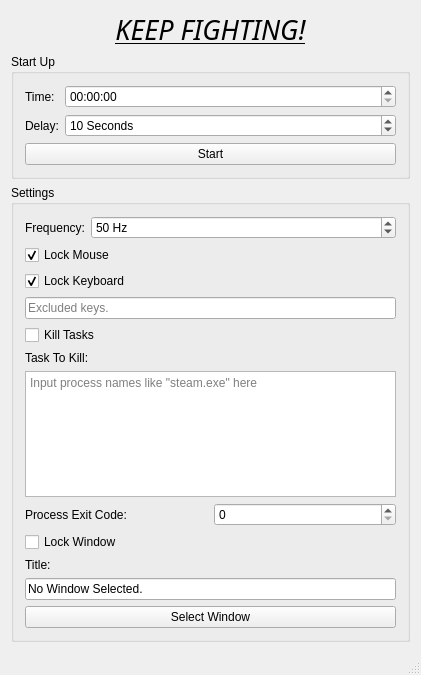
<?xml version="1.0" encoding="UTF-8"?>
<ui version="4.0">
 <class>MainWindowClass</class>
 <widget class="QMainWindow" name="MainWindowClass">
  <property name="geometry">
   <rect>
    <x>0</x>
    <y>0</y>
    <width>421</width>
    <height>675</height>
   </rect>
  </property>
  <property name="windowTitle">
   <string notr="true">Anti-Distraction</string>
  </property>
  <property name="windowIcon">
   <iconset resource="MainWindow.qrc">
    <normaloff>:/MainWindow/icon.ico</normaloff>:/MainWindow/icon.ico</iconset>
  </property>
  <widget class="QWidget" name="centralWidget">
   <layout class="QVBoxLayout" name="verticalLayout">
    <item>
     <widget class="QLabel" name="encourageText">
      <property name="enabled">
       <bool>true</bool>
      </property>
      <property name="font">
       <font>
        <family>Arial Black</family>
        <pointsize>20</pointsize>
        <weight>50</weight>
        <italic>true</italic>
        <bold>false</bold>
        <underline>true</underline>
        <strikeout>false</strikeout>
        <stylestrategy>PreferDefault</stylestrategy>
        <kerning>true</kerning>
       </font>
      </property>
      <property name="cursor">
       <cursorShape>ArrowCursor</cursorShape>
      </property>
      <property name="text">
       <string>KEEP FIGHTING!</string>
      </property>
      <property name="alignment">
       <set>Qt::AlignCenter</set>
      </property>
     </widget>
    </item>
    <item>
     <widget class="QGroupBox" name="groupBox">
      <property name="title">
       <string>Start Up</string>
      </property>
      <layout class="QVBoxLayout" name="verticalLayout_3">
       <item>
        <layout class="QFormLayout" name="formLayout">
         <item row="0" column="0">
          <widget class="QLabel" name="label">
           <property name="text">
            <string>Time:</string>
           </property>
          </widget>
         </item>
         <item row="0" column="1">
          <widget class="QTimeEdit" name="lastTimeEdit">
           <property name="displayFormat">
            <string notr="true">HH:mm:ss</string>
           </property>
           <property name="time">
            <time>
             <hour>0</hour>
             <minute>0</minute>
             <second>0</second>
            </time>
           </property>
          </widget>
         </item>
         <item row="1" column="0">
          <widget class="QLabel" name="label_2">
           <property name="text">
            <string>Delay:</string>
           </property>
          </widget>
         </item>
         <item row="1" column="1">
          <widget class="QSpinBox" name="delaySpinBox">
           <property name="suffix">
            <string> Seconds</string>
           </property>
           <property name="value">
            <number>10</number>
           </property>
          </widget>
         </item>
        </layout>
       </item>
       <item>
        <widget class="QPushButton" name="startPushButton">
         <property name="text">
          <string>Start</string>
         </property>
        </widget>
       </item>
      </layout>
     </widget>
    </item>
    <item>
     <widget class="QGroupBox" name="settingsGroup">
      <property name="title">
       <string>Settings</string>
      </property>
      <layout class="QVBoxLayout" name="verticalLayout_2">
       <item>
        <layout class="QFormLayout" name="formLayout_2">
         <item row="0" column="0">
          <widget class="QLabel" name="label_4">
           <property name="text">
            <string>Frequency:</string>
           </property>
          </widget>
         </item>
         <item row="0" column="1">
          <widget class="QSpinBox" name="frequencySpinBox">
           <property name="acceptDrops">
            <bool>false</bool>
           </property>
           <property name="suffix">
            <string> Hz</string>
           </property>
           <property name="minimum">
            <number>1</number>
           </property>
           <property name="maximum">
            <number>1000</number>
           </property>
           <property name="stepType">
            <enum>QAbstractSpinBox::DefaultStepType</enum>
           </property>
           <property name="value">
            <number>50</number>
           </property>
          </widget>
         </item>
        </layout>
       </item>
       <item>
        <widget class="QCheckBox" name="lockMouseCheckBox">
         <property name="text">
          <string>Lock Mouse</string>
         </property>
         <property name="checked">
          <bool>true</bool>
         </property>
        </widget>
       </item>
       <item>
        <widget class="QCheckBox" name="lockKeyboardCheckBox">
         <property name="text">
          <string>Lock Keyboard</string>
         </property>
         <property name="checked">
          <bool>true</bool>
         </property>
        </widget>
       </item>
       <item>
        <widget class="QLineEdit" name="excludedKeysLineEdit">
         <property name="placeholderText">
          <string>Excluded keys.</string>
         </property>
        </widget>
       </item>
       <item>
        <widget class="QCheckBox" name="killTaskCheckBox">
         <property name="text">
          <string>Kill Tasks</string>
         </property>
         <property name="checked">
          <bool>false</bool>
         </property>
        </widget>
       </item>
       <item>
        <widget class="QLabel" name="label_3">
         <property name="text">
          <string>Task To Kill:</string>
         </property>
        </widget>
       </item>
       <item>
        <widget class="QTextEdit" name="taskNameTextEdit">
         <property name="html">
          <string>&lt;!DOCTYPE HTML PUBLIC &quot;-//W3C//DTD HTML 4.0//EN&quot; &quot;http://www.w3.org/TR/REC-html40/strict.dtd&quot;&gt;
&lt;html&gt;&lt;head&gt;&lt;meta name=&quot;qrichtext&quot; content=&quot;1&quot; /&gt;&lt;style type=&quot;text/css&quot;&gt;
p, li { white-space: pre-wrap; }
&lt;/style&gt;&lt;/head&gt;&lt;body style=&quot; font-family:'SimSun'; font-size:9pt; font-weight:400; font-style:normal;&quot;&gt;
&lt;p style=&quot;-qt-paragraph-type:empty; margin-top:0px; margin-bottom:0px; margin-left:0px; margin-right:0px; -qt-block-indent:0; text-indent:0px;&quot;&gt;&lt;br /&gt;&lt;/p&gt;&lt;/body&gt;&lt;/html&gt;</string>
         </property>
         <property name="placeholderText">
          <string>Input process names like &quot;steam.exe&quot; here</string>
         </property>
        </widget>
       </item>
       <item>
        <layout class="QHBoxLayout" name="horizontalLayout">
         <item>
          <widget class="QLabel" name="label_5">
           <property name="text">
            <string>Process Exit Code:</string>
           </property>
          </widget>
         </item>
         <item>
          <widget class="QSpinBox" name="exitCodeSpinBox">
           <property name="maximum">
            <number>2147483647</number>
           </property>
          </widget>
         </item>
        </layout>
       </item>
       <item>
        <widget class="QCheckBox" name="lockWindowCheckBox">
         <property name="text">
          <string>Lock Window</string>
         </property>
        </widget>
       </item>
       <item>
        <widget class="QLabel" name="label_6">
         <property name="text">
          <string>Title:</string>
         </property>
        </widget>
       </item>
       <item>
        <widget class="QLineEdit" name="windowTitleLineEdit">
         <property name="text">
          <string>No Window Selected.</string>
         </property>
         <property name="readOnly">
          <bool>true</bool>
         </property>
        </widget>
       </item>
       <item>
        <widget class="QPushButton" name="selectWindowButton">
         <property name="text">
          <string>Select Window</string>
         </property>
        </widget>
       </item>
      </layout>
     </widget>
    </item>
   </layout>
  </widget>
  <widget class="QStatusBar" name="statusBar"/>
 </widget>
 <layoutdefault spacing="6" margin="11"/>
 <resources>
  <include location="MainWindow.qrc"/>
 </resources>
 <connections>
  <connection>
   <sender>startPushButton</sender>
   <signal>clicked()</signal>
   <receiver>MainWindowClass</receiver>
   <slot>startButtonClicked()</slot>
   <hints>
    <hint type="sourcelabel">
     <x>181</x>
     <y>115</y>
    </hint>
    <hint type="destinationlabel">
     <x>181</x>
     <y>270</y>
    </hint>
   </hints>
  </connection>
  <connection>
   <sender>selectWindowButton</sender>
   <signal>clicked()</signal>
   <receiver>MainWindowClass</receiver>
   <slot>selectWindowButtonClicked()</slot>
   <hints>
    <hint type="sourcelabel">
     <x>210</x>
     <y>595</y>
    </hint>
    <hint type="destinationlabel">
     <x>210</x>
     <y>328</y>
    </hint>
   </hints>
  </connection>
 </connections>
 <slots>
  <slot>startButtonClicked()</slot>
  <slot>selectWindowButtonClicked()</slot>
 </slots>
</ui>
